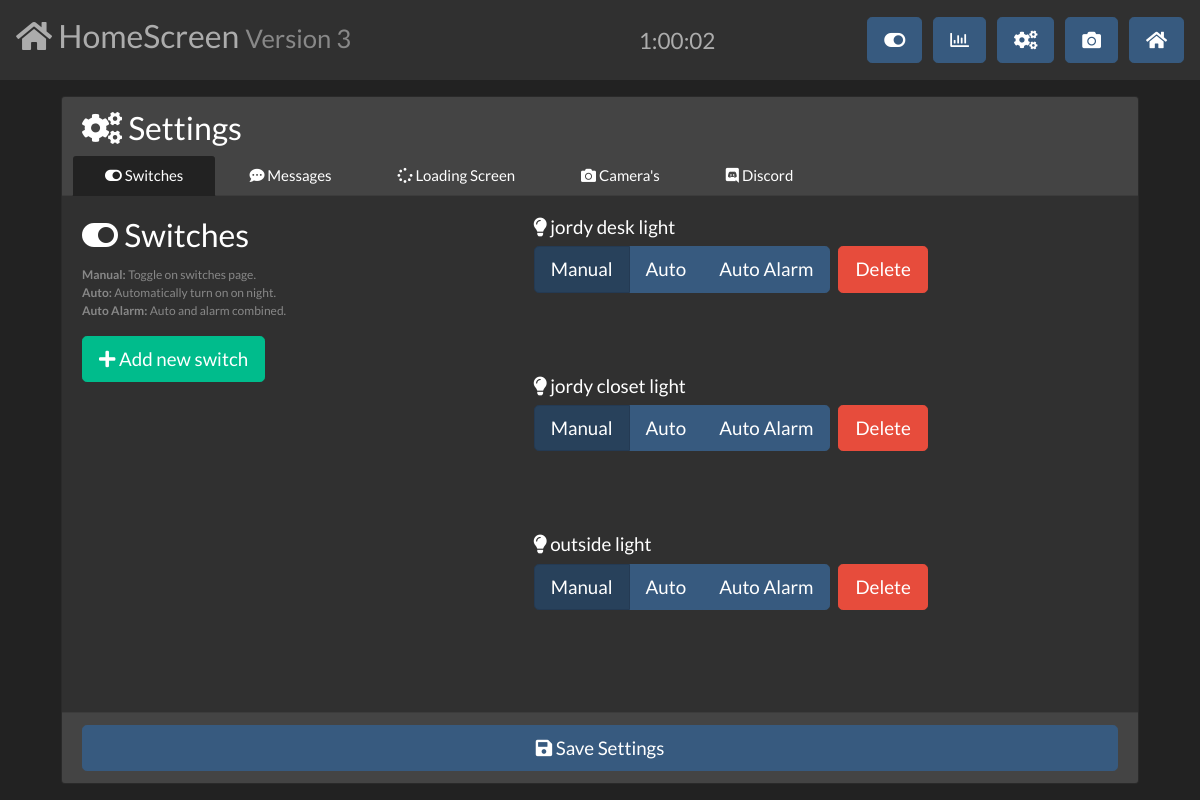
The app's page /settings.php, older data.
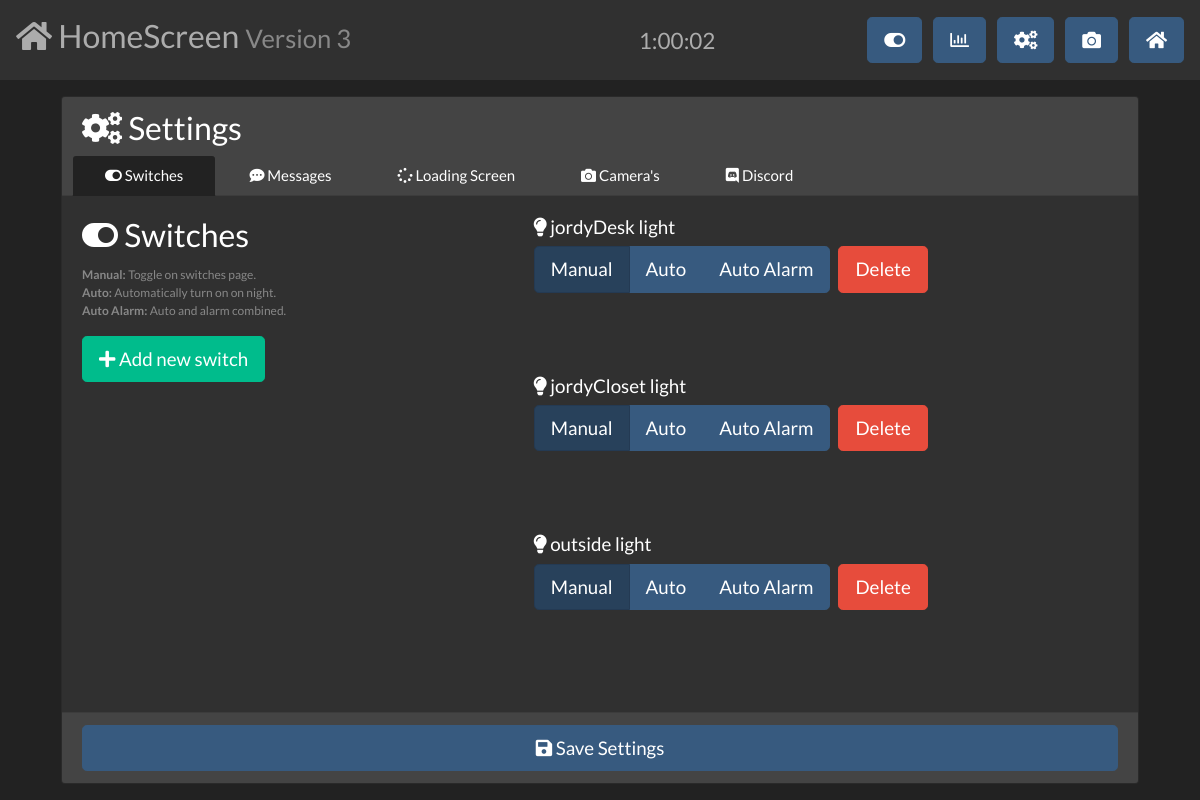
The same page, newer data.
### tables this page shows
CREATE TABLE switches (
  id INT NOT NULL AUTO_INCREMENT,
  name VARCHAR(30),
  type VARCHAR(30),
  status BIT,
  value VARCHAR(10),
  on_code SMALLINT,
  off_code SMALLINT,
  PRIMARY KEY (id)
);

### scripts/functions.php (called while the page is built, shortened)
<?php
function icon($icon) {
    switch($icon) {
        case "light": return "fas fa-lightbulb";
    }
}
?>

### settings.php (the view, shortened to what this page needs)
<?php include "templates/header.php"; ?>
    <main class="container">
        <form method="POST" action="scripts/saveSettings.php" class="card">
            <div class="card-header"><h3><i class="fas fa-cogs"></i> Settings</h3>
                <ul class="nav nav-tabs card-header-tabs" id="settings-list" role="tablist">
                    <li class="nav-item">
                        <a class="nav-link active" href="#switches" role="tab" aria-controls="switches" aria-selected="true"><i class="fas fa-toggle-on"></i> Switches</a>
                    </li>
                    <li class="nav-item">
                        <a class="nav-link" href="#messages" role="tab" aria-controls="messages" aria-selected="false"><i class="fas fa-comment-dots"></i> Messages</a>
                    </li>
                    <li class="nav-item">
                        <a class="nav-link"  href="#loading_screen" role="tab" aria-controls="loading_screen" aria-selected="false"><i class="fas fa-spinner"></i> Loading Screen</a>
                    </li>
                    <li class="nav-item">
                        <a class="nav-link" href="#cams" role="tab" aria-controls="cameras" aria-selected="false"><i class="fas fa-camera"></i> Camera's</a>
                    </li>
                    <li class="nav-item">
                        <a class="nav-link" href="#discord" role="tab" aria-controls="discord" aria-selected="false"><i class="fab fa-discord"></i> Discord</a>
                    </li>
                </ul>
            </div>
            <div class="card-body">
                <div class="tab-content h-100">
                    <div class="tab-pane active h-100" id="switches" role="tabpanel">
                        <div class="form-row h-100">
                            <div class="col-3 h-100">
                                <h3 class="card-title"><i class="fas fa-toggle-on"></i> Switches</h3>
                                <small class="form-text text-muted">
                                    <b>Manual: </b>Toggle on switches page.<br>
                                    <b>Auto: </b>Automatically turn on on night.<br>
                                    <b>Auto Alarm: </b>Auto and alarm combined.<br>
                                </small>
                                <button type="button" data-toggle="modal" data-target="#createSwitch" class="btn btn-success btn-lg mt-3"><i class="fas fa-plus"></i> Add new switch</button>
                            </div>
                            <div class="col h-100 d-flex flex-wrap overflow-auto">
                                <?php
                                $sql = "SELECT * FROM switches";
                                $sth = $db->prepare($sql);
                                $sth->execute();
                                while ($row = $sth->fetch()) {
                                        echo '
                                            <div class="form-group mr-auto ml-auto">
                                            <h5><i class="' . icon($row["type"]) . '"></i> ' . $row["name"] . " " . $row["type"] . '</h5>
                                            <div class="btn-group btn-group-toggle" data-toggle="buttons">
                                            <label class="btn btn-lg btn-primary' . (($row["value"] == "manual")?' active':"") . '">
                                            <input type="radio" name="' . $row["name"] . '"' . (($row["value"] == "manual")?' checked="" ':"") . 'value="manual" autocomplete="off"> Manual
                                            </label>
                                            <label class="btn btn-lg btn-primary' . (($row["value"] == "auto")?' active':"") . '">
                                            <input type="radio" name="' . $row["name"] . '"' . (($row["value"] == "auto")?' checked="" ':"") . 'value="auto" autocomplete="off"> Auto
                                            </label>
                                            <label class="btn btn-lg btn-primary' . (($row["value"] == "auto_alarm")?' active':"") . '">
                                            <input type="radio" name="' . $row["name"] . '"' . (($row["value"] == "auto_alarm")?' checked="" ':"") . 'value="auto_alarm" autocomplete="off"> Auto Alarm
                                            </label>
                                            </div><a class="btn btn-lg btn-danger ml-2" href="scripts/deleteSwitch.php?id=' . $row["id"] . '">Delete</a></div>';
                                    }
                                ?>
                            </div>
                        </div>
                    </div>
                                <?php var_dump($_ENV); ?>
                </div>
            </div>
            <div class="card-footer">
                <button type="submit" class="btn btn-block btn-lg btn-primary"><i class="fas fa-save"></i> Save Settings</button>
            </div>
        </form>
    </main>
</body>
</html>

Row changes from the older to the newer data that the page shows:
changed switches: name "jordy desk" → "jordyDesk"
changed switches: name "jordy closet" → "jordyCloset"
